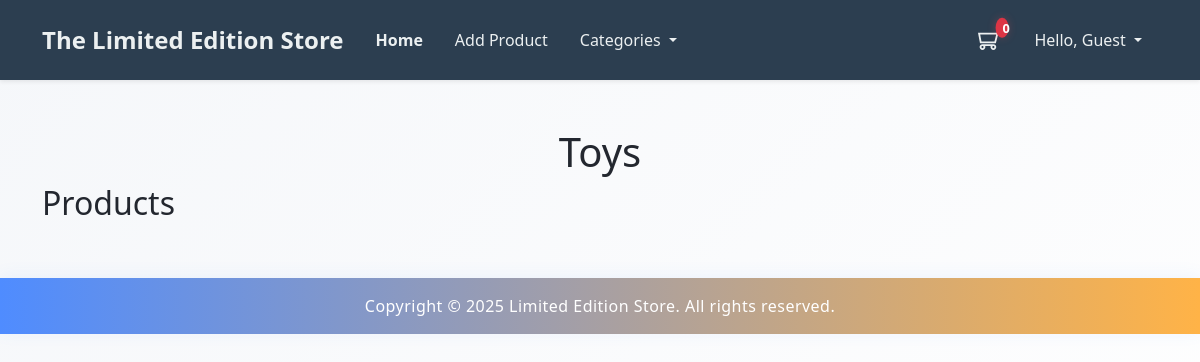
Page /category.php?name=Toys on the earlier database version.
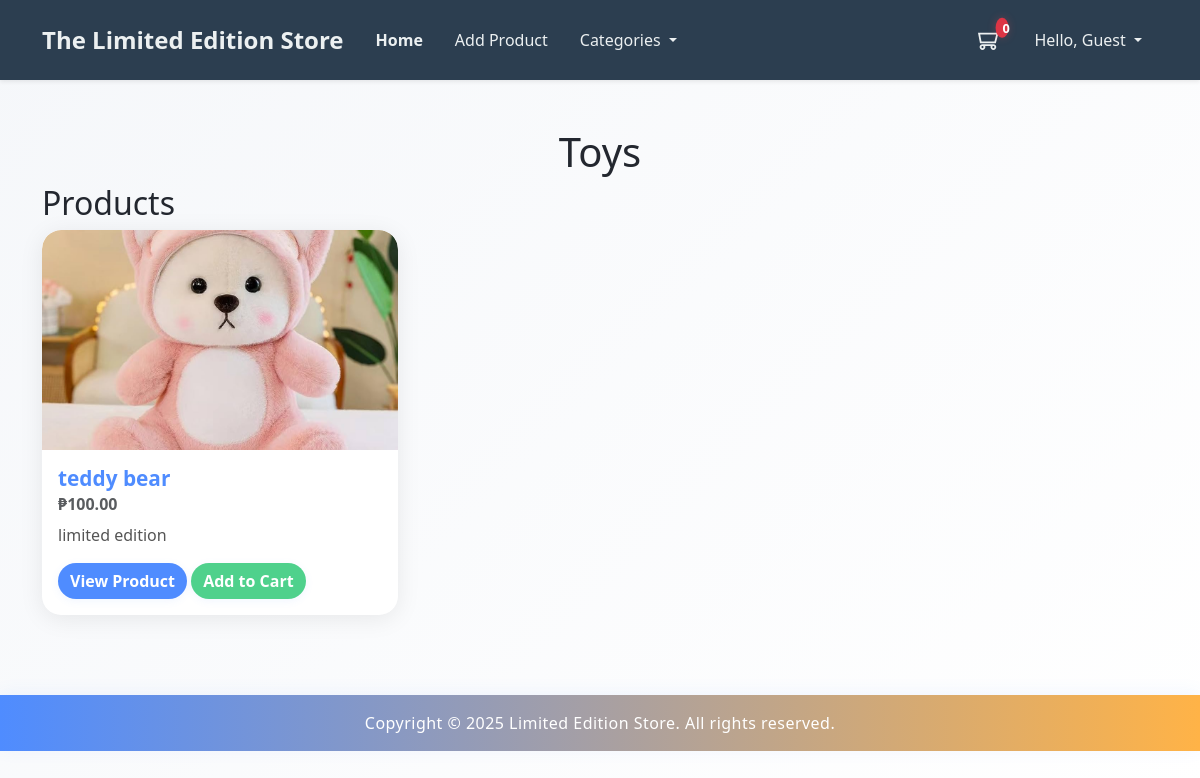
Same page on the later database version.
### tables this page shows
CREATE TABLE `products` (
  `id` int(11) NOT NULL,
  `name` varchar(255) NOT NULL,
  `description` text DEFAULT NULL,
  `price` decimal(10,2) NOT NULL,
  `slug` varchar(255) NOT NULL,
  `image_path` varchar(255) DEFAULT NULL,
  `category_id` int(11) DEFAULT NULL,
  `created_at` timestamp NOT NULL DEFAULT current_timestamp(),
  `updated_at` timestamp NOT NULL DEFAULT current_timestamp() ON UPDATE current_timestamp()
);

### app/includes/database.php (called while the page is built, shortened)
<?php
class Database {
    private $host = "localhost";
    private $db_name = "mini_framework_store";
    private $username = "root";
    private $password = "";
    protected $conn;
    public function __construct() {
        try {
            $this->conn = new \PDO("mysql:host=" . $this->host . ";dbname=" . $this->db_name, $this->username, $this->password);
            $this->conn->setAttribute(\PDO::ATTR_ERRMODE, \PDO::ERRMODE_EXCEPTION);
        } catch (\PDOException $e) {
            die("Connection failed: " . $e->getMessage());
        }
    }
    public function getConnection() {
        return $this->conn;
    }
}

### app/models/Product.php (called while the page is built, shortened)
<?php
class Product extends Database
{
    private $db;
    public function __construct()
    {
        $this->db = $this->getConnection();
    }
    public function getByCategory($category_name)
    {
        $sql = "SELECT products.id, products.name, products.price, products.description, products.image_path FROM products JOIN product_categories ON products.category_id = product_categories.id WHERE product_categories.name = :category_name";
        $stmt = $this->db->prepare($sql);
        $stmt->execute([
            'category_name' => $category_name
        ]);
        return $stmt->fetchAll(\PDO::FETCH_ASSOC);
    }
}

### category.php (the view, shortened to what this page needs)
<?php
$products = new Product();
$category = $_GET['name'];
$amounLocale = 'en_PH';
$pesoFormatter = new NumberFormatter($amounLocale, NumberFormatter::CURRENCY);
?>
<div class="container my-5">
    <div class="row align-items-center">
        <div class="col-md-12">
            <h1 class="text-center"><?php echo $category ?></h1>
        </div>
    </div>
    <div class="row">
        <h2>Products</h2>
        <?php foreach($products->getByCategory($category) as $product): ?>
        <div class="col-md-4">
            <div class="card">
                <img src="<?php echo $product['image_path'] ?>" class="card-img-top" alt="...">
                <div class="card-body">
                    <h5 class="card-title"><?php echo $product['name'] ?></h5>
                    <h6 class="card-subtitle mb-2 text-body-secondary"><?php echo $formattedAmount = $pesoFormatter->formatCurrency($product['price'], 'PHP') ?></h6>
                    <p class="card-text"><?php echo $product['description'] ?></p>
                    <a href="product.php?id=<?php echo $product['id'] ?>" class="btn btn-primary">View Product</a>
                    <a href="cart.php?product_id=<?php echo $product['id'] ?>" class="btn btn-success">Add to Cart</a>
                </div>
            </div>
        </div>
        <?php endforeach; ?>
    </div>
</div>

Differences in the rows shown:
added products: image_path (picture), name "teddy bear", price "₱100.00", description "limited edition"
